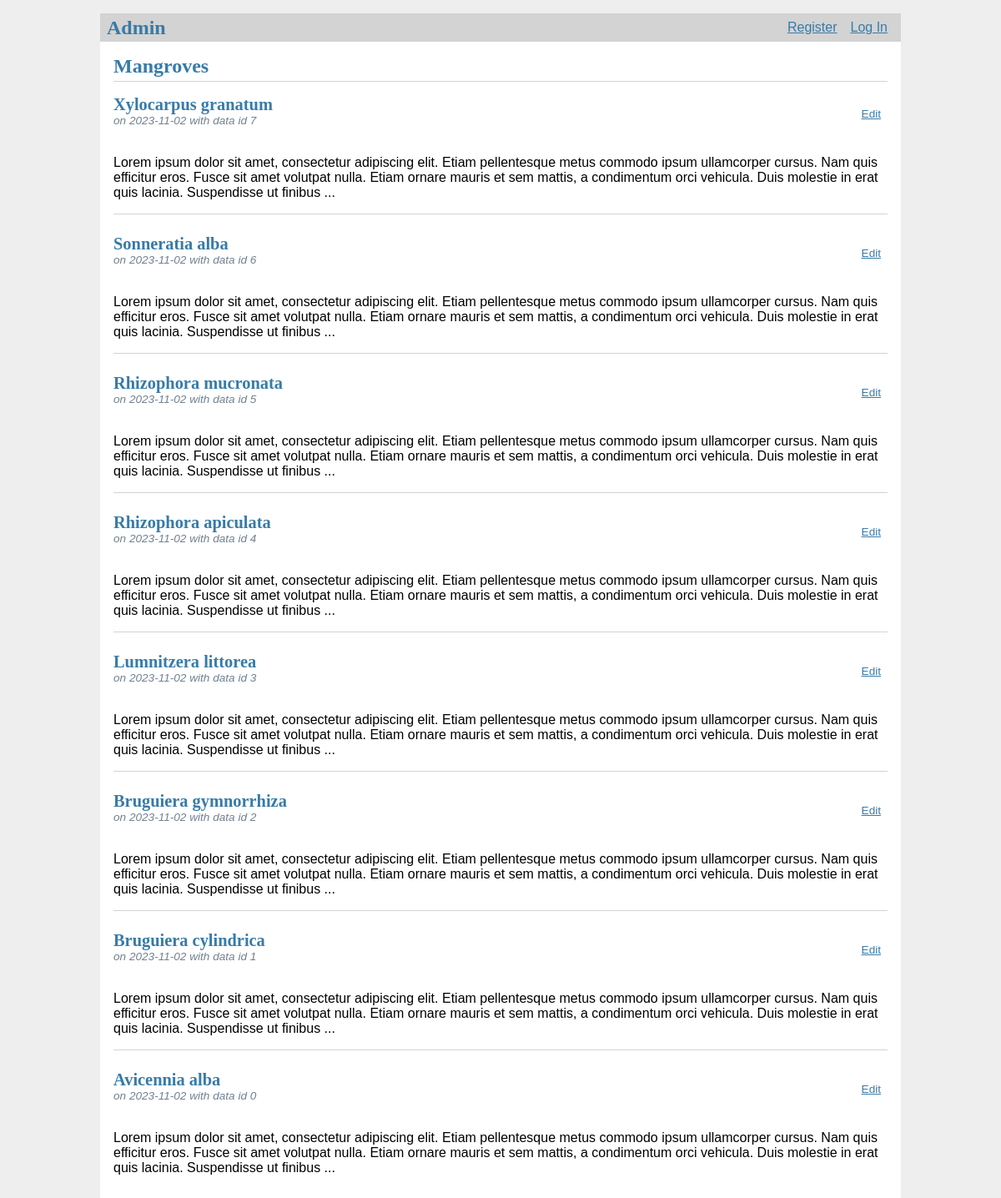
The page / on the database its author committed.
### tables this page shows
CREATE TABLE mangroves (
  id INTEGER PRIMARY KEY AUTOINCREMENT,
  data_id INTEGER NOT NULL,
  title TEXT NOT NULL,
  banner_path TEXT NOT NULL,
  body TEXT NOT NULL,
  created_at TIMESTAMP NOT NULL DEFAULT CURRENT_TIMESTAMP
);

### admin/mangrove.py (the view)
@bp.route("/")
def index():
    db = get_db()
    mangroves = db.execute(
        "SELECT id, title, body, created_at, data_id, banner_path"
        " FROM mangroves"
        " ORDER BY created_at DESC"
    ).fetchall()
    formatted_data = []
    for mangrove in mangroves:
        formatted_data.append(
            {
                "id": mangrove["id"],
                "title": mangrove["title"],
                "data_id": mangrove["data_id"],
                "banner_path": mangrove["banner_path"],
                "body": mangrove["body"][: 300 - 3] + "...",
                "created_at": mangrove["created_at"],
            }
        )
    return render_template("mangroves/index.html", mangroves=formatted_data)

### admin/auth.py (called while the page is built)
@bp.before_app_request
def load_logged_in_user():
    user_id = session.get("user_id")
    if user_id is None:
        g.user = None
    else:
        g.user = (
            get_db().execute("SELECT * FROM users WHERE id = ?", (user_id,)).fetchone()
        )

### admin/db.py (called while the page is built)
def get_db():
    if 'db' not in g:
        g.db = sqlite3.connect(
            current_app.config['DATABASE'],
            detect_types=sqlite3.PARSE_DECLTYPES
        )
        g.db.row_factory = sqlite3.Row
    return g.db

### admin/templates/mangroves/index.html (shortened to what this page needs)
{% extends 'base.html' %}
{% block header %}
  <h1>{% block title %}Mangroves{% endblock %}</h1>
{% endblock %}
{% block content %}
  {% for mangrove in mangroves %}
    <article class="post">
      <header>
        <div>
          <h1>{{ mangrove['title'] }}</h1>
          <div class="about">on {{ mangrove['created_at'].strftime('%Y-%m-%d') }} with data id {{ mangrove['data_id'] }}</div>
        </div>
        <a class="action" href="{{ url_for('mangroves.update', id=mangrove['id']) }}">Edit</a>
      </header>
      <p class="body">{{ mangrove['body'] }}</p>
    </article>
    {% if not loop.last %}
      <hr>
    {% endif %}
  {% endfor %}
{% endblock %}

### admin/templates/base.html (shortened to what this page needs)
<!doctype html>
<link rel="stylesheet" href="{{ url_for('static', filename='style.css') }}">
<nav>
  <h1>Admin</h1>
  <ul>
    {% if g.user %}
      <li><span>{{ g.user['username'] }}</span>
      <li><a href="{{ url_for('auth.logout') }}">Log Out</a>
    {% else %}
      <li><a href="{{ url_for('auth.register') }}">Register</a>
      <li><a href="{{ url_for('auth.login') }}">Log In</a>
    {% endif %}
  </ul>
</nav>
<section class="content">
  <header>
    {% block header %}{% endblock %}
  </header>
  {% block content %}{% endblock %}
</section>

### admin/static/style.css (style rules this page uses)
h1 { font-family: serif; color: #377ba8; margin: 1rem 0; }
a { color: #377ba8; }
hr { border: none; border-top: 1px solid lightgray; }
nav { background: lightgray; display: flex; align-items: center; padding: 0 0.5rem; }
nav h1 { flex: auto; margin: 0; }
nav ul { display: flex; list-style: none; margin: 0; padding: 0; }
nav ul li a, nav ul li span, header .action { display: block; padding: 0.5rem; }
.content { padding: 0 1rem 1rem; }
.content > header { border-bottom: 1px solid lightgray; display: flex; align-items: flex-end; }
.content > header h1 { flex: auto; margin: 1rem 0 0.25rem 0; }
.post > header { display: flex; align-items: flex-end; font-size: 0.85em; }
.post > header > div:first-of-type { flex: auto; }
.post > header h1 { font-size: 1.5em; margin-bottom: 0; }
.post .about { color: slategray; font-style: italic; }
.post .body { white-space: pre-line; }
.content:last-child { margin-bottom: 0; }

### rows shown on the page
mangroves: title "Xylocarpus granatum", created_at "2023-11-02", data_id "7", body "Lorem ipsum dolor sit amet, consectetur adipiscing elit. Etiam pellentesque metus commodo ipsum ullamcorper cursus. Nam quis efficitur eros. Fusce sit amet volutpat nulla. Etiam ornare mauris et sem mattis, a condimentum orci vehicula. Duis molestie in erat quis lacinia. Suspendisse ut finibus ..."
mangroves: title "Sonneratia alba", created_at "2023-11-02", data_id "6", body "Lorem ipsum dolor sit amet, consectetur adipiscing elit. Etiam pellentesque metus commodo ipsum ullamcorper cursus. Nam quis efficitur eros. Fusce sit amet volutpat nulla. Etiam ornare mauris et sem mattis, a condimentum orci vehicula. Duis molestie in erat quis lacinia. Suspendisse ut finibus ..."
mangroves: title "Rhizophora mucronata", created_at "2023-11-02", data_id "5", body "Lorem ipsum dolor sit amet, consectetur adipiscing elit. Etiam pellentesque metus commodo ipsum ullamcorper cursus. Nam quis efficitur eros. Fusce sit amet volutpat nulla. Etiam ornare mauris et sem mattis, a condimentum orci vehicula. Duis molestie in erat quis lacinia. Suspendisse ut finibus ..."
mangroves: title "Rhizophora apiculata", created_at "2023-11-02", data_id "4", body "Lorem ipsum dolor sit amet, consectetur adipiscing elit. Etiam pellentesque metus commodo ipsum ullamcorper cursus. Nam quis efficitur eros. Fusce sit amet volutpat nulla. Etiam ornare mauris et sem mattis, a condimentum orci vehicula. Duis molestie in erat quis lacinia. Suspendisse ut finibus ..."
mangroves: title "Lumnitzera littorea", created_at "2023-11-02", data_id "3", body "Lorem ipsum dolor sit amet, consectetur adipiscing elit. Etiam pellentesque metus commodo ipsum ullamcorper cursus. Nam quis efficitur eros. Fusce sit amet volutpat nulla. Etiam ornare mauris et sem mattis, a condimentum orci vehicula. Duis molestie in erat quis lacinia. Suspendisse ut finibus ..."
mangroves: title "Bruguiera gymnorrhiza", created_at "2023-11-02", data_id "2", body "Lorem ipsum dolor sit amet, consectetur adipiscing elit. Etiam pellentesque metus commodo ipsum ullamcorper cursus. Nam quis efficitur eros. Fusce sit amet volutpat nulla. Etiam ornare mauris et sem mattis, a condimentum orci vehicula. Duis molestie in erat quis lacinia. Suspendisse ut finibus ..."
mangroves: title "Bruguiera cylindrica", created_at "2023-11-02", data_id "1", body "Lorem ipsum dolor sit amet, consectetur adipiscing elit. Etiam pellentesque metus commodo ipsum ullamcorper cursus. Nam quis efficitur eros. Fusce sit amet volutpat nulla. Etiam ornare mauris et sem mattis, a condimentum orci vehicula. Duis molestie in erat quis lacinia. Suspendisse ut finibus ..."
mangroves: title "Avicennia alba", created_at "2023-11-02", data_id "0", body "Lorem ipsum dolor sit amet, consectetur adipiscing elit. Etiam pellentesque metus commodo ipsum ullamcorper cursus. Nam quis efficitur eros. Fusce sit amet volutpat nulla. Etiam ornare mauris et sem mattis, a condimentum orci vehicula. Duis molestie in erat quis lacinia. Suspendisse ut finibus ..."
